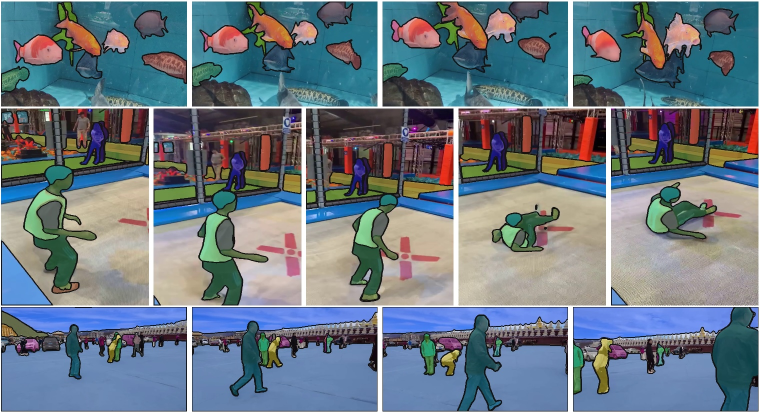
#> input picture code/sam2/assets/sa_v_dataset.jpg, 1523 x 824 px (shown at 1/2 size)
$ python -i cv_pipeline.py   (imports and definitions only)
#> lines starting #> are read from the running program, lines starting #| are printed output that depends on the picture
from __future__ import annotations

from pathlib import Path
from collections import deque
from typing import Callable
import os
import math

import numpy as np
import pandas as pd
import cv2
import matplotlib.pyplot as plt
from scipy.optimize import linear_sum_assignment

os.environ["OMP_NUM_THREADS"] = "1"
os.environ["MKL_NUM_THREADS"] = "1"
os.environ["OPENBLAS_NUM_THREADS"] = "1"
# [1 line not run here, left out]


# Preprocessing

def preprocess_corrected_norm(
    gray_frame: np.ndarray,
    k_small: int = 5,
    K_big: int = 101,
) -> np.ndarray:
    """
    Two-stage Gaussian background correction.
    Dark particles become bright blobs after background subtraction.
    """
    if k_small % 2 == 0 or K_big % 2 == 0:
        raise ValueError("k_small and K_big must be odd integers.")
    gray_smooth = cv2.GaussianBlur(gray_frame, (k_small, k_small), 0)
    background  = cv2.GaussianBlur(gray_smooth, (K_big, K_big), 0)
    corrected   = cv2.subtract(background, gray_smooth)
    return cv2.normalize(corrected, None, 0, 255, cv2.NORM_MINMAX)


# Thresholding

# [25 lines left out: functions threshold_to_black_particles, clean_binary_black, not called in this run]


# Physical feature helpers

def _safe_log_hu(hu: np.ndarray) -> np.ndarray:
    hu = np.asarray(hu, dtype=float).reshape(-1)
    return np.sign(hu) * np.log10(np.abs(hu) + 1e-12)


# [133 lines left out: functions _intensity_com_offset, _angle_diff_deg, extract_physical_features, extract_regions_by_labeling, filter_regions, not called in this run]


# Kalman track

class KalmanTrack:
    """
    Per-particle Kalman filter tracker.
    State: [x, y, vx, vy] — Measurement: [x, y]
    """
    _next_id: int = 1

    # [78 lines left out: functions __init__, predict, update, mark_missed, not called in this run]

    @property
    def expected_area(self) -> float:
        return float(np.median(self.area_history)) if self.area_history else 0.0

    @property
    def position(self) -> tuple[float, float]:
        return self.last_x, self.last_y


# Re-ID graveyard

class DeadTrackRecord:
    """Snapshot kept after a track dies, used for Re-ID resurrection."""
    # [7 lines left out: function __init__, not called in this run]


# Multi-particle tracker

class MultiParticleTracker:
    """
    Hungarian + Kalman + Re-ID graveyard tracker.

    Cost matrix now combines:
      - Euclidean distance (primary gate)
      - Area similarity
      - Circularity similarity
      - Hu moment distance
      - Mean intensity difference
      - Intensity COM offset distance  ← professor's physical fingerprint
      - Orientation similarity
    """

    # [213 lines left out: functions __init__, _build_cost_matrix, _build_reid_cost_matrix, update, reset, not called in this run]


# Trajectory visualisation

def _track_colour(track_id: int) -> tuple[int, int, int]:
    hue = int((track_id * 137.508) % 180)
    hsv = np.uint8([[[hue, 220, 200]]])
    bgr = cv2.cvtColor(hsv, cv2.COLOR_HSV2BGR)[0][0]
    return int(bgr[0]), int(bgr[1]), int(bgr[2])


# Keep legacy list as fallback for app colour-coding plots
_TRACK_COLORS = [_track_colour(i) for i in range(1, 21)]


def color_for_id(track_id: int) -> tuple[int, int, int]:
    return _track_colour(track_id)


# [308 lines left out: functions draw_trajectories_on_frame, save_trajectory_plot, save_coordinate_plot, process_video_pipeline, run_cv_pipeline, not called in this run]

>>> import cv2
>>> picture = cv2.imread('../code/sam2/assets/sa_v_dataset.jpg', cv2.IMREAD_GRAYSCALE)
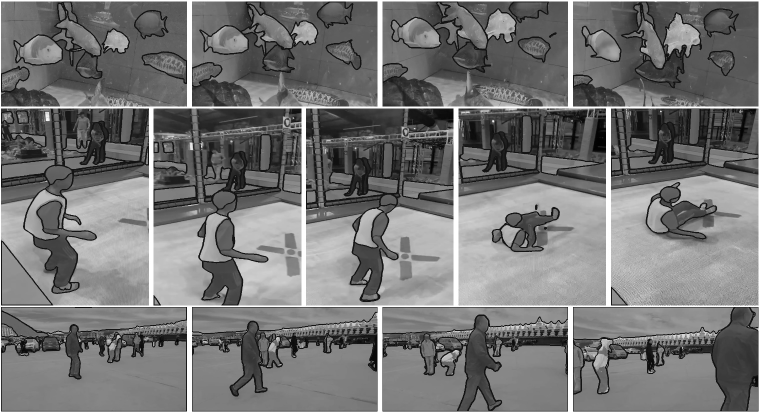
#> picture: shape (824, 1523) (shown at 1/2 size); min 0, max 255, mean 116.9
>>> result = preprocess_corrected_norm(picture)
#> in preprocess_corrected_norm, `background  = cv2.GaussianBlur(gray_smooth, (K_big, K_big), 0)`:
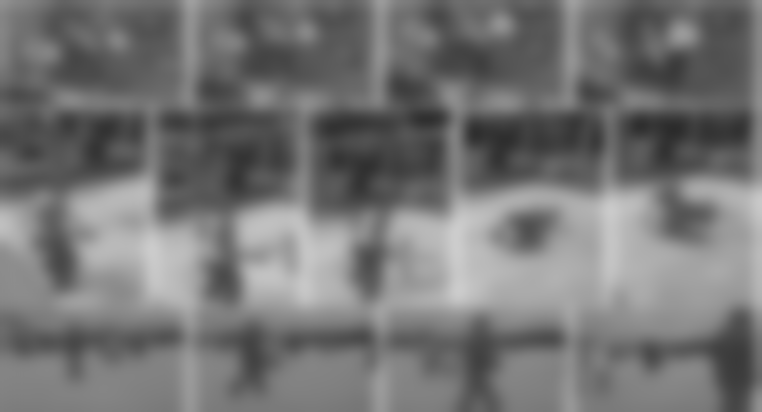
#> background: shape (824, 1523) (shown at 1/2 size); min 43, max 204, mean 116.7
#> in preprocess_corrected_norm, `corrected   = cv2.subtract(background, gray_smooth)`:
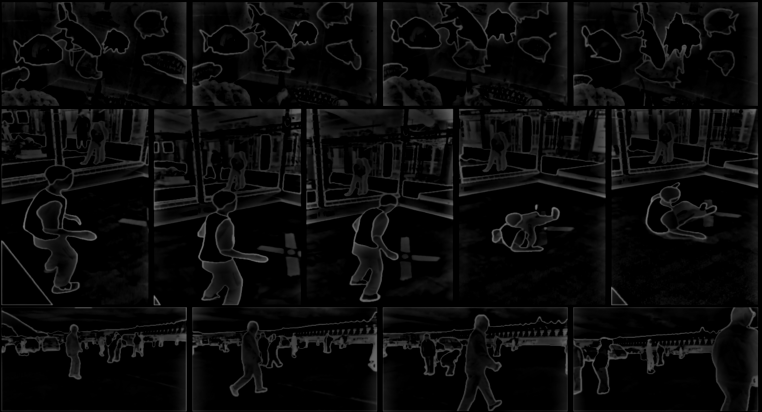
#> corrected: shape (824, 1523) (shown at 1/2 size); min 0, max 142, mean 10.5
#> in preprocess_corrected_norm, `return cv2.normalize(corrected, None, 0, 255, cv2.NORM_MINMAX)`:
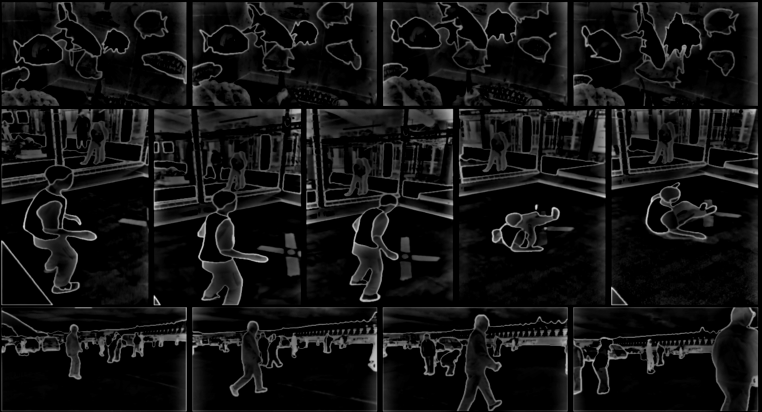
#> returned value: shape (824, 1523) (shown at 1/2 size); min 0, max 255, mean 18.9
